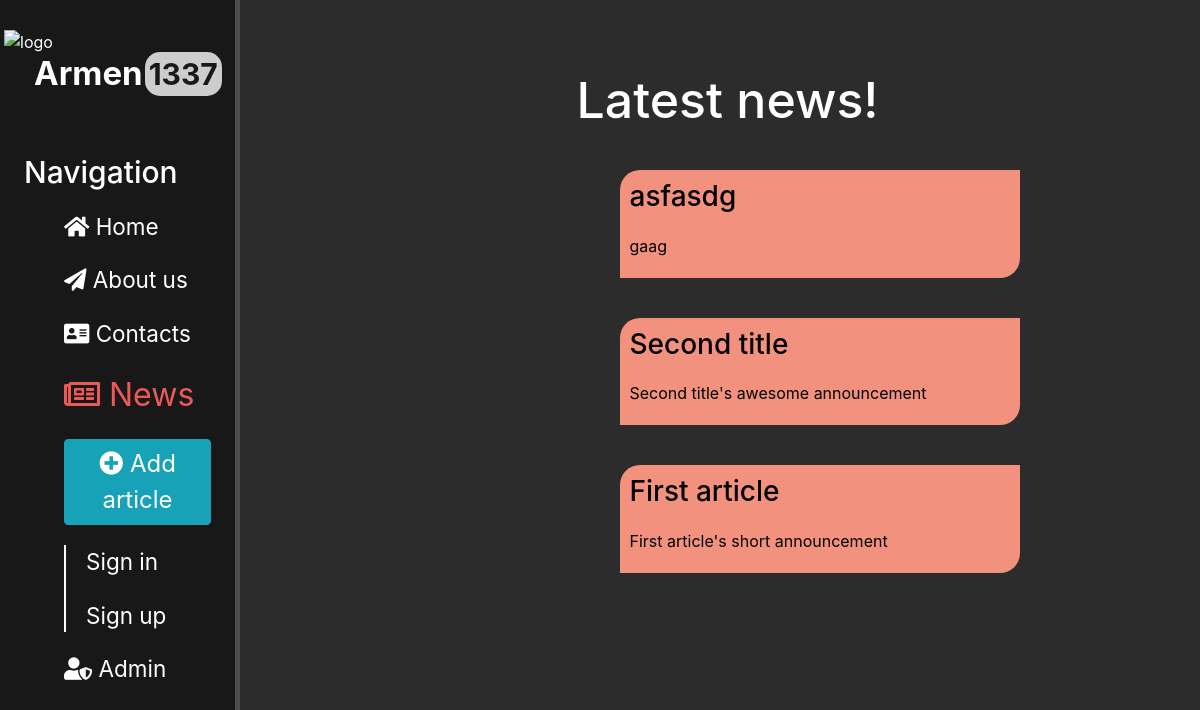
The page /news/ on the database as committed earlier.
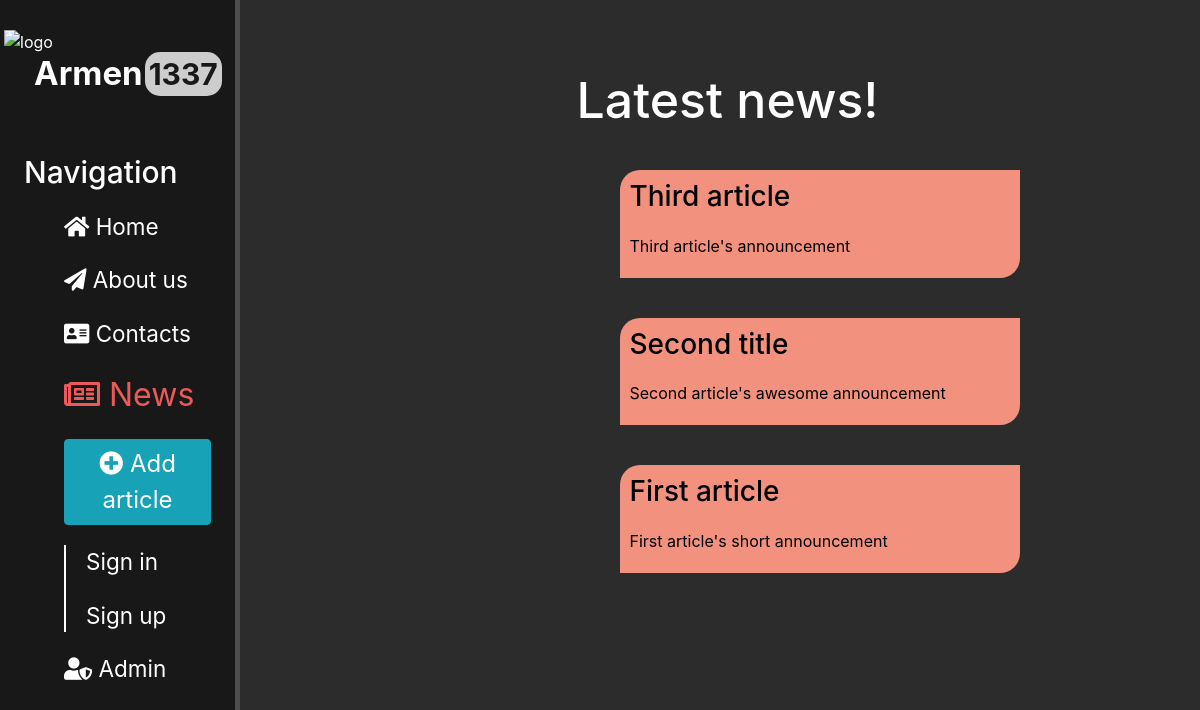
The same page on the database as committed later.
### news/models.py (models this page shows, shortened)
class Article(models.Model):
	article_title = models.CharField("Title", max_length = 150)
	announcement = models.CharField("Announcement", max_length = 250)
	article_content = models.TextField('Article content')
	pub_date = models.DateTimeField("Publication date", auto_now_add = True)
	class Meta:
		verbose_name = "Article"
		verbose_name_plural = "Articles"

### news/views.py (the view)
# urls.py: path('', views.news_home, name='news_home'),
def news_home(request):
	latest_news = Article.objects.order_by('-pub_date')
	return render (request, 'news/news_home.html', {'latest_news': latest_news})

### news/templates/news/news_home.html (shortened to what this page needs)
{% extends 'my_layout.html' %}
{% load static %}
{% block news %} <font size="6.25px" color="#eb5959"><i class="far fa-newspaper"></i> News</font> {% endblock %}
{% block content %}
	<div class="features">
		<h1 style="margin-top: -30px; margin-bottom: 20px;"> Latest news! </h1>
		<div class="latest_news-flex">
		{% for i in latest_news %}
			<a href="{{i.id}}/"><div class="article-style">
				<div class="inner-article-style">
					<h3> {{ i.article_title }} </h3>
					<p> {{ i.announcement }} </p>
				</div>
			</div></a>
		{% endfor %}
		</div>
	</div>
{% endblock %}

Rows that differ between the two databases and show on the page:
removed Article: article_title "asfasdg", announcement "gaag"
added Article: article_title "Third article", announcement "Third article's announcement"
changed Article "Second title": announcement "Second title's awesome announcement" → "Second article's awesome announcement"
